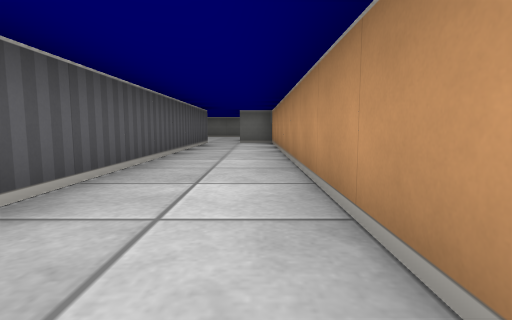
[1] (above)

16 first-person views from a walk through a cub3D maze. The camera is about half as high as the walls, tilts 6° down and sees 80° across. The floor is counted in squares. Each view is taken from the middle of a square. On the plan, view 1 faces up. The plan holds only what a view shows up to about 9 squares ahead; the rest is blank.

[2]
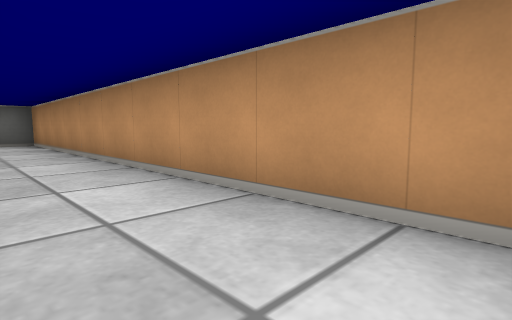

[3]
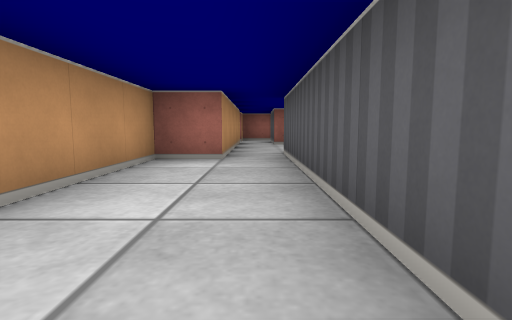

[4]
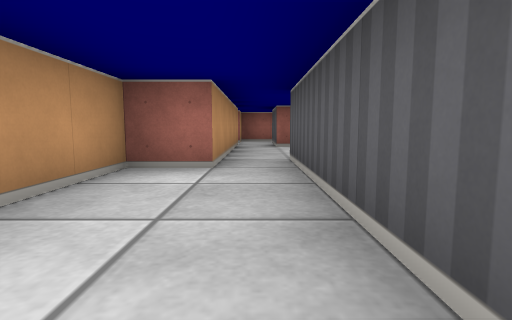

[5]
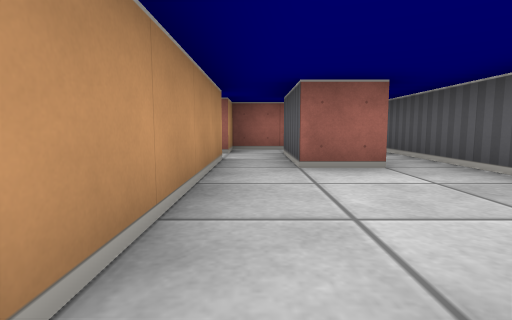

[6]
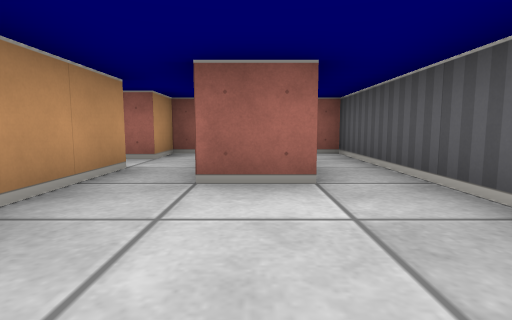

[7]
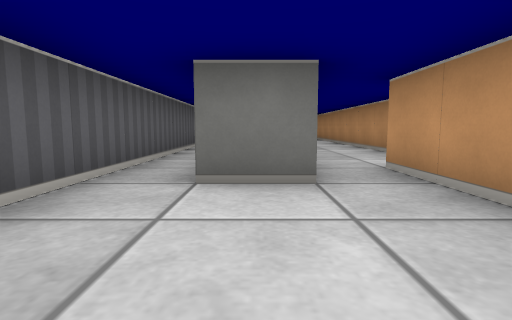

[8]
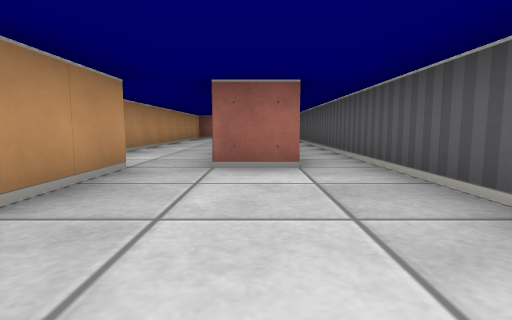

[9]
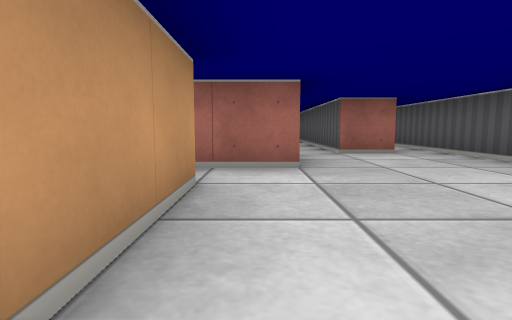

[10]
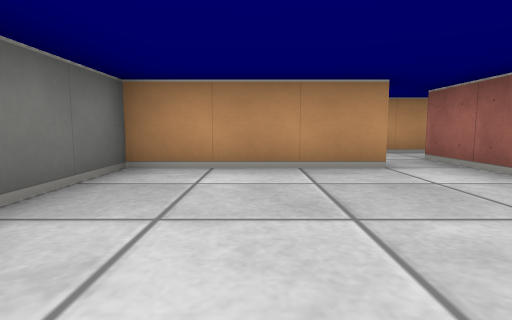

[11]
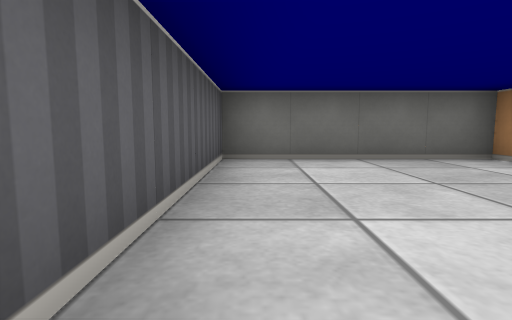

[12]
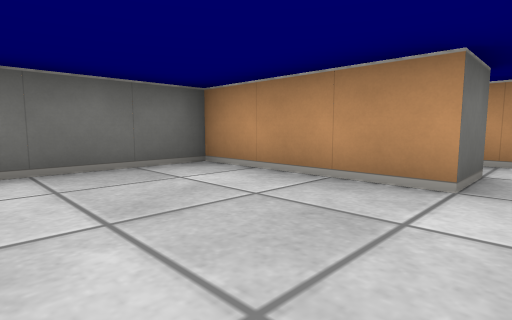

[13]
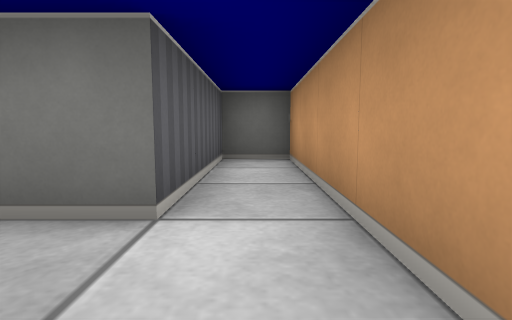

[14]
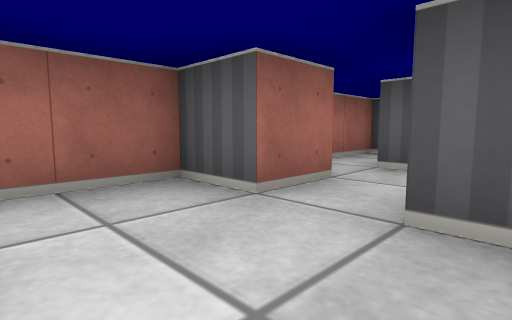

[15]
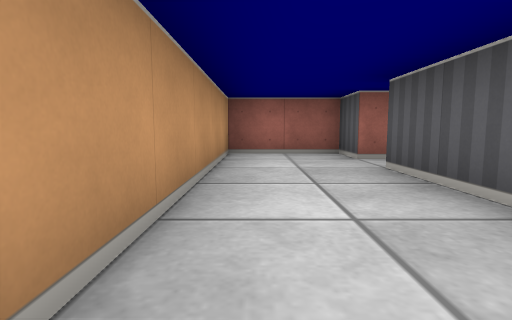

[16]
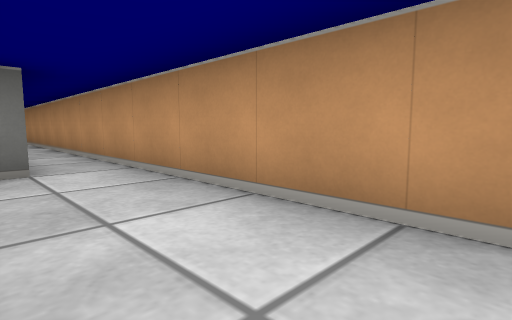

### Floor plan
Ten units are one square. View 1 is at (0, 0); x grows to the right and y downward. Boxes are objects, and circles mark ways between rooms. Rooms are numbered by the first view taken in them; rooms with no view inside come last. Other rooms are left out.
<svg viewBox="-40 -160 70 240">
<path fill="none" stroke="#000" d="M-15 -95 -15 5M-5 5 5 5 5 -95 -2 -95M-15 5 -15 15 -25 15M-26 45 -15 45 -15 55M-5 55 -5 5M-35 -95 -35 22M15 -125 5 -125 5 -155 -35 -155 -35 -95M-26 -95 -15 -95M-5 -95 -5 -115 15 -115M5 38 5 55M5 65 5 75 25 75 25 -55M25 -109 25 -155 15 -155 15 -125M-35 38 -35 75 -15 75M-15 55 -15 65M-15 75 -5 75 -5 65 5 65"/>
<circle cx="-10" cy="10" r="3" fill="#2a7"/>
<circle cx="-10" cy="-100" r="3" fill="#2a7"/>
<circle cx="-30" cy="-90" r="3" fill="#2a7"/>
<circle cx="-30" cy="55" r="3" fill="#2a7"/>
<circle cx="-10" cy="50" r="3" fill="#2a7"/>
<circle cx="10" cy="-120" r="3" fill="#2a7"/>
<circle cx="0" cy="60" r="3" fill="#2a7"/>
<circle cx="-20" cy="70" r="3" fill="#2a7"/>
<text x="-10" y="-50">1</text>
<text x="-30" y="-10">2</text>
<text x="-20" y="-130">3</text>
<text x="20" y="-20">4</text>
<text x="-30" y="60">5</text>
<text x="-10" y="60">6</text>
</svg>
Room 1 opens to room 2. Room 1 opens to room 3. Room 2 opens to room 3. Room 2 opens to room 5. Room 2 opens to room 6. Room 3 opens to room 4. Room 4 opens to room 6. Room 5 opens to room 6.

Where each view was taken, in squares from view 1:
view 1: 0 up, 0 right, facing up
view 2: 0 up, 1 left, facing up-right
view 3: 4 up, 1 left, facing down
view 4: 3 up, 1 left, facing down
view 5: 1 down, 1 left, facing down
view 6: 2 down, 2 left, facing down
view 7: 4 down, 2 left, facing up
view 8: 13 up, 2 left, facing down
view 9: 15 up, 0 right, facing down
view 10: 14 up, 3 left, facing right
view 11: 11 up, 3 left, facing up
view 12: 12 up, 2 left, facing up-right
view 13: 11 up, 2 right, facing up
view 14: 5 down, 2 right, facing down-left
view 15: 2 down, 2 right, facing down
view 16: 5 down, 1 right, facing up-right
